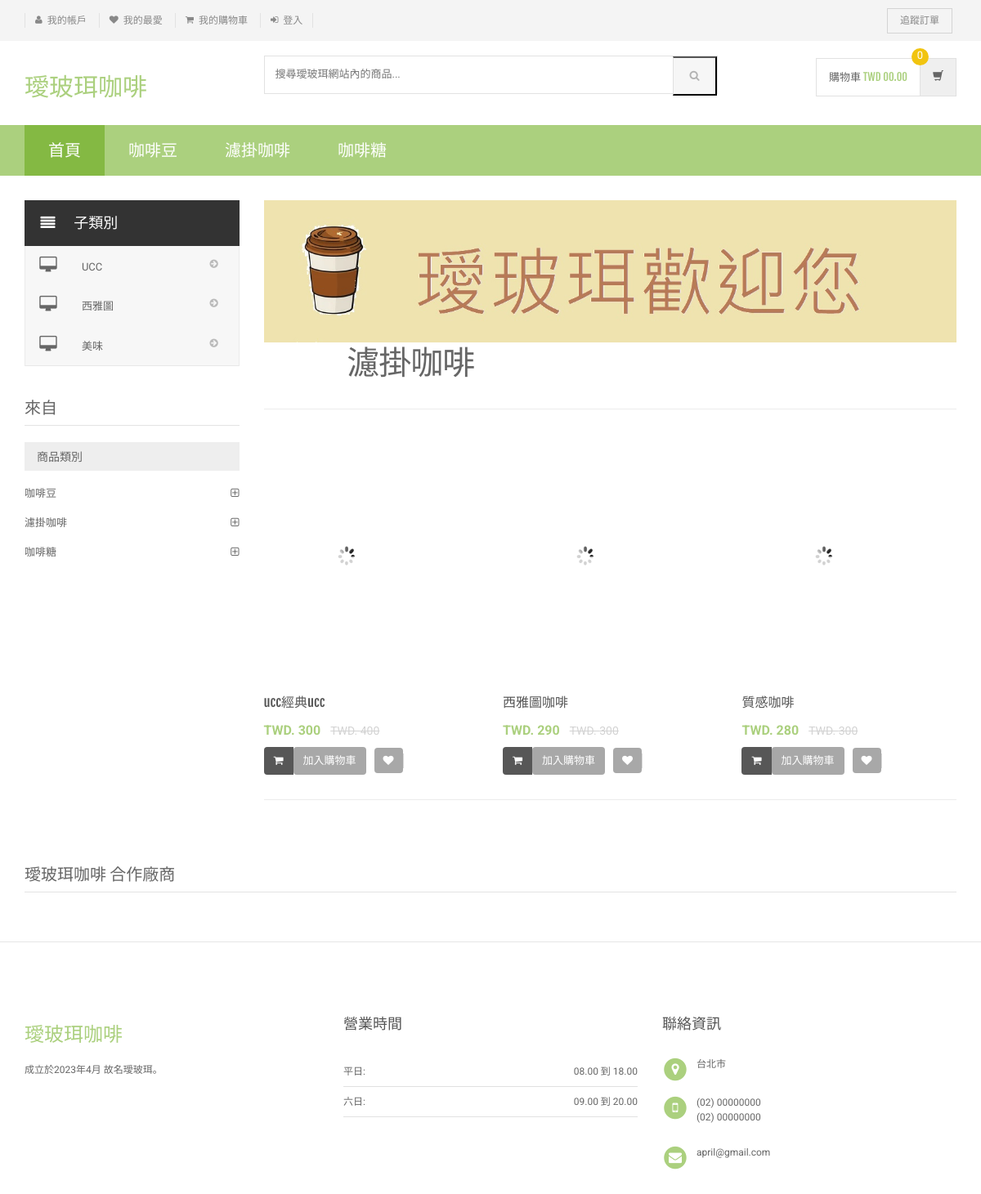
The app's page /shopping/category.php?cid=10 with its own data.
### tables this page shows
CREATE TABLE `category` (
  `id` int(11) NOT NULL,
  `categoryName` varchar(255) DEFAULT NULL,
  `categoryDescription` longtext DEFAULT NULL,
  `creationDate` timestamp NOT NULL DEFAULT current_timestamp(),
  `updationDate` varchar(255) DEFAULT NULL
);

CREATE TABLE `subcategory` (
  `id` int(11) NOT NULL,
  `categoryid` int(11) DEFAULT NULL,
  `subcategory` varchar(255) DEFAULT NULL,
  `creationDate` timestamp NULL DEFAULT current_timestamp(),
  `updationDate` varchar(255) DEFAULT NULL
);

CREATE TABLE `products` (
  `id` int(11) NOT NULL,
  `category` int(11) NOT NULL,
  `subCategory` int(11) DEFAULT NULL,
  `productName` varchar(255) DEFAULT NULL,
  `productCompany` varchar(255) DEFAULT NULL,
  `productPrice` int(11) DEFAULT NULL,
  `productPriceBeforeDiscount` int(11) DEFAULT NULL,
  `productDescription` longtext DEFAULT NULL,
  `productImage1` varchar(255) DEFAULT NULL,
  `productImage2` varchar(255) DEFAULT NULL,
  `productImage3` varchar(255) DEFAULT NULL,
  `shippingCharge` int(11) DEFAULT NULL,
  `productAvailability` varchar(255) DEFAULT NULL,
  `postingDate` timestamp NULL DEFAULT current_timestamp(),
  `updationDate` varchar(255) DEFAULT NULL
);

### shopping/category.php (the view, shortened to what this page needs)
<?php
include('includes/config.php');
$cid=intval($_GET['cid']);
?>
<!DOCTYPE html>
<html lang="en">
	<head>
	    <link rel="stylesheet" href="assets/css/bootstrap.min.css">
	    <link rel="stylesheet" href="assets/css/main.css">
	    <link rel="stylesheet" href="assets/css/green.css">
	    <link rel="stylesheet" href="assets/css/owl.carousel.css">
		<link rel="stylesheet" href="assets/css/owl.transitions.css">
		<link href="assets/css/lightbox.css" rel="stylesheet">
		<link rel="stylesheet" href="assets/css/animate.min.css">
		<link rel="stylesheet" href="assets/css/rateit.css">
		<link rel="stylesheet" href="assets/css/bootstrap-select.min.css">
		<link rel="stylesheet" href="assets/css/config.css">
		<link href="assets/css/green.css" rel="alternate stylesheet" title="Green color">
		<link href="assets/css/blue.css" rel="alternate stylesheet" title="Blue color">
		<link href="assets/css/red.css" rel="alternate stylesheet" title="Red color">
		<link href="assets/css/orange.css" rel="alternate stylesheet" title="Orange color">
		<link href="assets/css/dark-green.css" rel="alternate stylesheet" title="Darkgreen color">
		<link rel="stylesheet" href="assets/css/font-awesome.min.css">
	</head>
    <body class="cnt-home">
<header class="header-style-1">
<?php include('includes/top-header.php');?>
<?php include('includes/main-header.php');?>
<?php include('includes/menu-bar.php');?>
</header>
<div class="body-content outer-top-xs">
	<div class='container'>
		<div class='row outer-bottom-sm'>
			<div class='col-md-3 sidebar'>
<div class="side-menu animate-dropdown outer-bottom-xs">
<div class="side-menu animate-dropdown outer-bottom-xs">
    <div class="head"><i class="icon fa fa-align-justify fa-fw"></i>子類別</div>
    <nav class="yamm megamenu-horizontal" role="navigation">
        <ul class="nav">
            <li class="dropdown menu-item">
              <?php $sql=mysqli_query($con,"select id,subcategory  from subcategory where categoryid='$cid'");
while($row=mysqli_fetch_array($sql))
{
    ?>
                <a href="sub-category.php?scid=<?php echo $row['id'];?>" class="dropdown-toggle"><i class="icon fa fa-desktop fa-fw"></i>
                <?php echo $row['subcategory'];?></a>
                <?php }?>
</li>
</ul>
    </nav>
</div>
</div>
<div class="sidebar-module-container">
	            	<h3 class="section-title">來自</h3>
	            	<div class="sidebar-filter">
<div class="sidebar-widget wow fadeInUp outer-bottom-xs ">
	<div class="widget-header m-t-20">
		<h4 class="widget-title">商品類別</h4>
	</div>
	<div class="sidebar-widget-body m-t-10">
	         <?php $sql=mysqli_query($con,"select id,categoryName  from category");
while($row=mysqli_fetch_array($sql))
{
    ?>
		<div class="accordion">
	    	<div class="accordion-group">
	            <div class="accordion-heading">
	                <a href="category.php?cid=<?php echo $row['id'];?>"  class="accordion-toggle collapsed">
	                   <?php echo $row['categoryName'];?>
	                </a>
	            </div>
	        </div>
	    </div>
	    <?php } ?>
	</div>
</div>
	            	</div>
	            </div>
            </div>
			<div class='col-md-9'>
	<div id="category" class="category-carousel hidden-xs">
		<div class="item">
			<div class="image">
				<img src="assets/images/banners/cat-banner-1.jpg" alt="" class="img-responsive">
			</div>
			<div class="container-fluid">
				<div class="caption vertical-top text-left">
					<div class="big-text">
						<br />
					</div>
					       <?php $sql=mysqli_query($con,"select categoryName  from category where id='$cid'");
while($row=mysqli_fetch_array($sql))
{
    ?>
					<div class="excerpt hidden-sm hidden-md">
						<?php echo htmlentities($row['categoryName']);?>
					</div>
			<?php } ?>
				</div>
			</div>
		</div>
</div>
				<div class="search-result-container">
					<div id="myTabContent" class="tab-content">
						<div class="tab-pane active " id="grid-container">
							<div class="category-product  inner-top-vs">
								<div class="row">
			<?php
$ret=mysqli_query($con,"select * from products where category='$cid'");
$num=mysqli_num_rows($ret);
if($num>0)
{
while ($row=mysqli_fetch_array($ret))
{?>
		<div class="col-sm-6 col-md-4 wow fadeInUp">
			<div class="products">
	<div class="product">
		<div class="product-image">
			<div class="image">
				<a href="product-details.php?pid=<?php echo htmlentities($row['id']);?>"><img  src="assets/images/blank.gif" data-echo="admin/productimages/<?php echo htmlentities($row['id']);?>/<?php echo htmlentities($row['productImage1']);?>" alt="" width="200" height="300"></a>
			</div>
		</div>
		<div class="product-info text-left">
			<h3 class="name"><a href="product-details.php?pid=<?php echo htmlentities($row['id']);?>"><?php echo htmlentities($row['productName']);?></a></h3>
			<div class="product-price">
				<span class="price">
					TWD. <?php echo htmlentities($row['productPrice']);?>			</span>
										     <span class="price-before-discount">TWD. <?php echo htmlentities($row['productPriceBeforeDiscount']);?></span>
			</div>
		</div>
					<div class="cart clearfix animate-effect">
				<div class="action">
					<ul class="list-unstyled">
						<li class="add-cart-button btn-group">
								<?php if($row['productAvailability']=='Yes'){?>
										<button class="btn btn-primary icon" data-toggle="dropdown" type="button">
								<i class="fa fa-shopping-cart"></i>
							</button>
							<a href="category.php?page=product&action=add&id=<?php echo $row['id']; ?>">
							<button class="btn btn-primary" type="button">加入購物車</button></a>
								<?php } else {?>
							<div class="action" style="color:red">無庫存</div>
					<?php } ?>
						</li>
		                <li class="lnk wishlist">
							<a class="add-to-cart" href="category.php?pid=<?php echo htmlentities($row['id'])?>&&action=wishlist" title="Wishlist">
								 <i class="icon fa fa-heart"></i>
							</a>
						</li>
					</ul>
				</div>
			</div>
			</div>
			</div>
		</div>
	  <?php } } else {?>
		<div class="col-sm-6 col-md-4 wow fadeInUp"> <h3>沒找到商品</h3>
		</div>
<?php } ?>
										</div>
							</div>
						</div>
				</div>
			</div>
		</div></div>
		<?php include('includes/brands-slider.php');?>
</div>
</div>
<?php include('includes/footer.php');?>
</body>
</html>

### shopping/includes/menu-bar.php (shortened to what this page needs)
<div class="header-nav animate-dropdown">
    <div class="container">
        <div class="yamm navbar navbar-default" role="navigation">
            <div class="nav-bg-class">
                <div class="navbar-collapse collapse" id="mc-horizontal-menu-collapse">
	<div class="nav-outer">
		<ul class="nav navbar-nav">
			<li class="active dropdown yamm-fw">
				<a href="index.php" data-hover="dropdown" class="dropdown-toggle">首頁</a>
			</li>
              <?php $sql=mysqli_query($con,"select id,categoryName  from category limit 6");
while($row=mysqli_fetch_array($sql))
{
    ?>
			<li class="dropdown yamm">
				<a href="category.php?cid=<?php echo $row['id'];?>"> <?php echo $row['categoryName'];?></a>
			</li>
			<?php } ?>
		</ul>
		<div class="clearfix"></div>
	</div>
</div>
            </div>
        </div>
    </div>
</div>

### records on screen
category: categoryName "咖啡豆"
category: categoryName "濾掛咖啡"
category: categoryName "咖啡糖"
subcategory: subcategory "UCC"
subcategory: subcategory "西雅圖"
subcategory: subcategory "美味"
products: productName "ucc經典ucc", productPrice "300", productPriceBeforeDiscount "400"
products: productName "西雅圖咖啡", productPrice "290", productPriceBeforeDiscount "300"
products: productName "質感咖啡", productPrice "280", productPriceBeforeDiscount "300"
